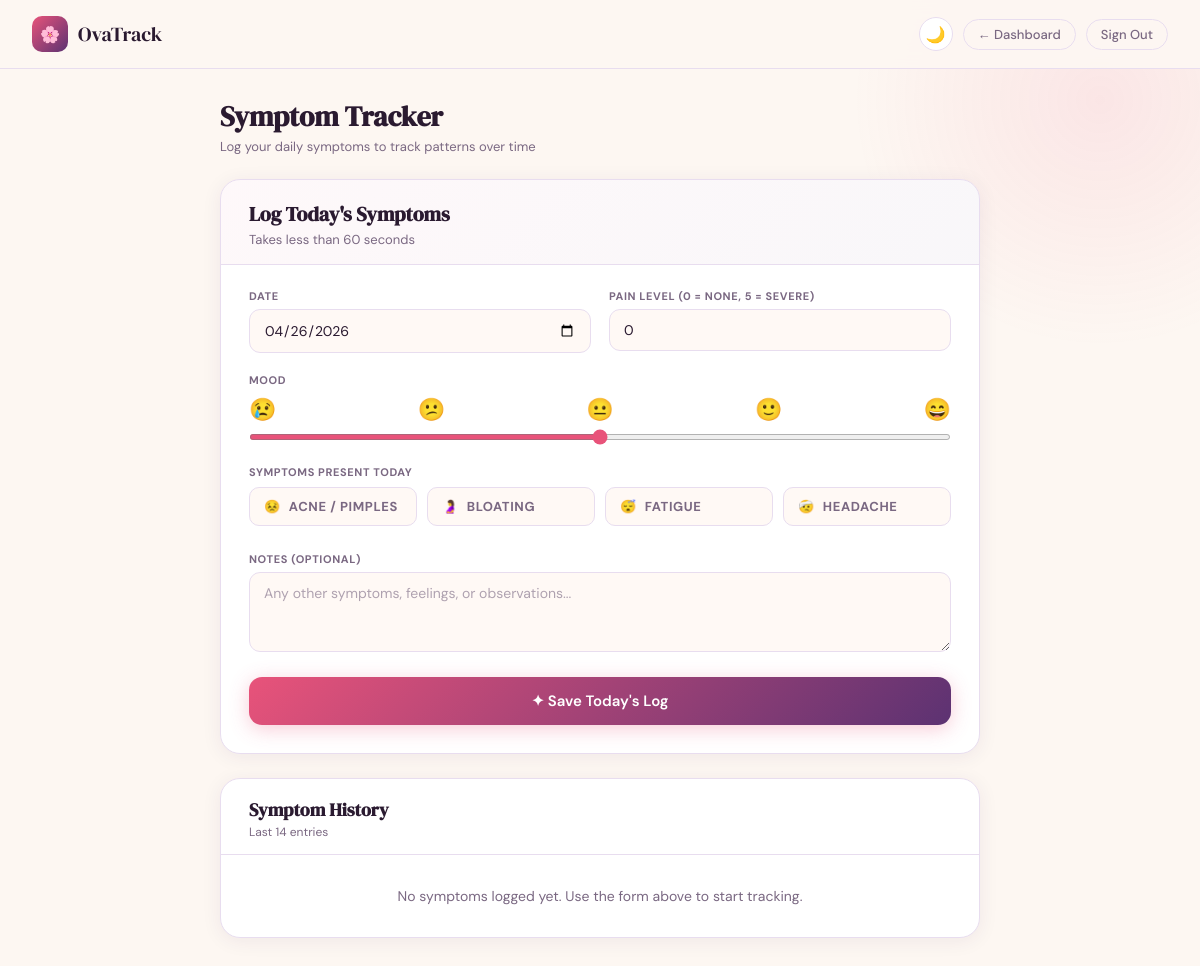
The page /symptoms (signed in) on the database as committed earlier.
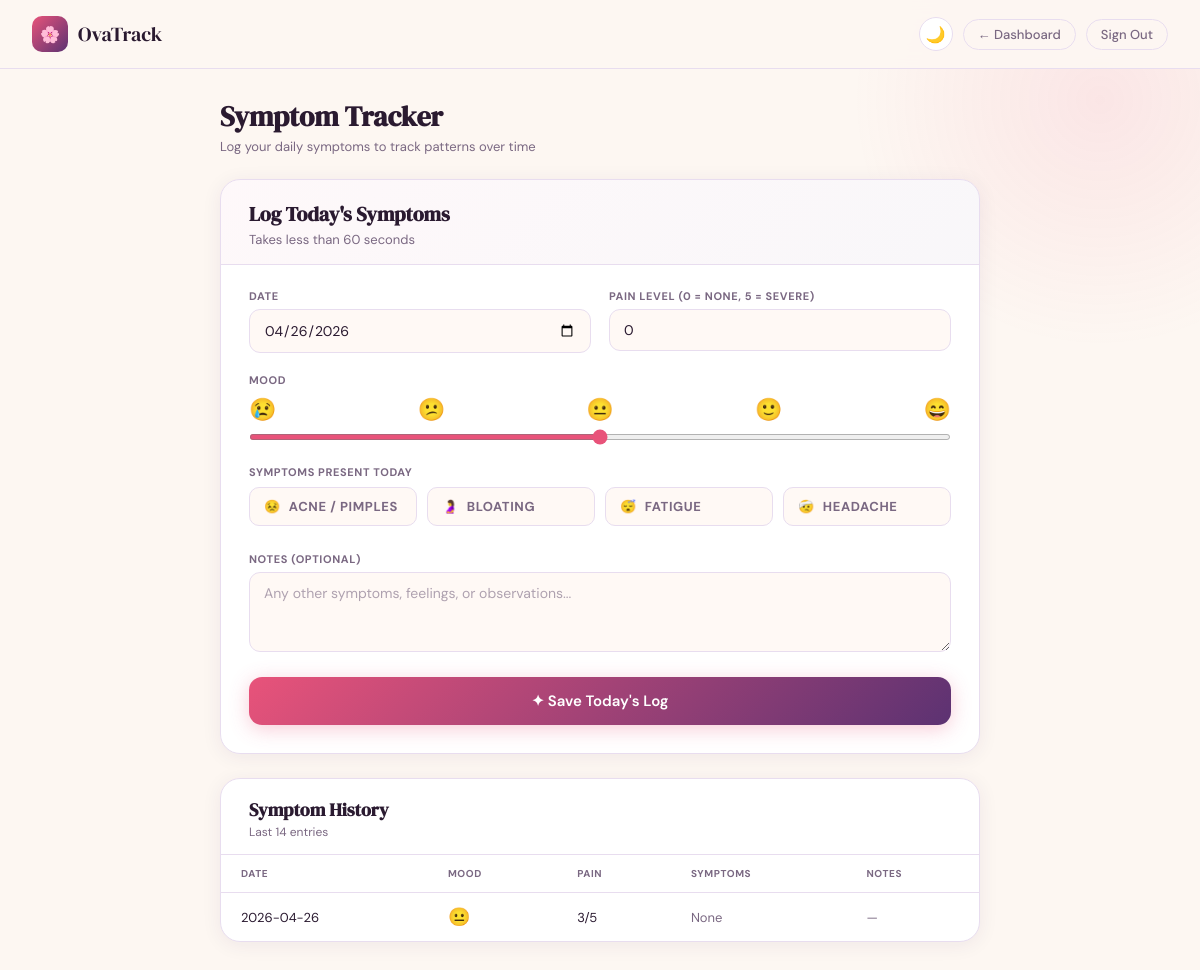
The same page on the database as committed later.
### tables this page shows
CREATE TABLE symptoms (
            id         INTEGER PRIMARY KEY AUTOINCREMENT,
            user_id    INTEGER NOT NULL,
            log_date   TEXT NOT NULL,
            mood       INTEGER,
            pain_level INTEGER,
            acne       INTEGER DEFAULT 0,
            bloating   INTEGER DEFAULT 0,
            fatigue    INTEGER DEFAULT 0,
            headache   INTEGER DEFAULT 0,
            notes      TEXT,
            created    TEXT DEFAULT (datetime('now'))
        );

### app.py (the view, shortened to what this page needs)
@app.route('/symptoms', methods=['GET','POST'])
@login_required
def symptoms():
    uid     = session['user_id']
    message = None
    with get_db() as db:
        logs = db.execute(
            "SELECT * FROM symptoms WHERE user_id=? ORDER BY log_date DESC LIMIT 14",(uid,)
        ).fetchall()
    return render_template('symptoms.html', logs=logs, message=message,
                           today=datetime.today().strftime('%Y-%m-%d'),
                           user_name=session.get('user_name',''))

### app.py (called while the page is built)
def get_db():
    conn = sqlite3.connect(DB)
    conn.row_factory = sqlite3.Row
    return conn

def login_required(f):
    @wraps(f)
    def decorated(*args, **kwargs):
        if not session.get('user_id'):
            return redirect(url_for('login'))
        return f(*args, **kwargs)
    return decorated

### templates/symptoms.html (shortened to what this page needs)
<!DOCTYPE html>
<html lang="en">
<head>
</head>
<body>
<header>
  <div class="logo">
    <div class="logo-icon">🌸</div>
    <div class="logo-text">OvaTrack</div>
  </div>
  <div class="nav-right">
    <button class="theme-btn" onclick="toggleTheme()" id="theme-btn">🌙</button>
    <a href="/dashboard" class="nav-link">
      <span class="lang-en">← Dashboard</span>
    </a>
    <a href="/signout" class="nav-link">
      <span class="lang-en">Sign Out</span>
    </a>
  </div>
</header>
<div class="page">
  <div class="page-title">
    <h1>
      <span class="lang-en">Symptom Tracker</span>
    </h1>
    <p>
      <span class="lang-en">Log your daily symptoms to track patterns over time</span>
    </p>
  </div>
  <div class="log-card">
    <div class="log-card-hdr">
      <h2>
        <span class="lang-en">Log Today's Symptoms</span>
      </h2>
      <p>
        <span class="lang-en">Takes less than 60 seconds</span>
      </p>
    </div>
    <div class="log-body">
      <form method="POST">
        <div class="form-row">
          <div>
            <label>
              <span class="lang-en">DATE</span>
            </label>
            <input type="date" name="log_date" value="{{ today }}" required>
          </div>
          <div>
            <label>
              <span class="lang-en">PAIN LEVEL (0 = NONE, 5 = SEVERE)</span>
            </label>
            <input type="number" name="pain_level" min="0" max="5" value="0">
          </div>
        </div>
        <div class="mood-row">
          <label>
            <span class="lang-en">MOOD</span>
          </label>
          <div class="mood-track">
            <span>😢</span><span>😕</span><span>😐</span><span>🙂</span><span>😄</span>
          </div>
          <input type="range" name="mood" min="1" max="5" value="3">
        </div>
        <div class="check-section">
          <label>
            <span class="lang-en">SYMPTOMS PRESENT TODAY</span>
          </label>
          <div class="check-grid">
            <label class="check-item">
              <div class="check-box">
                😣
                <span class="lang-en">Acne / Pimples</span>
              </div>
            </label>
            <label class="check-item">
              <div class="check-box">
                🤰
                <span class="lang-en">Bloating</span>
              </div>
            </label>
            <label class="check-item">
              <div class="check-box">
                😴
                <span class="lang-en">Fatigue</span>
              </div>
            </label>
            <label class="check-item">
              <div class="check-box">
                🤕
                <span class="lang-en">Headache</span>
              </div>
            </label>
          </div>
        </div>
        <div style="margin-bottom:20px">
          <label>
            <span class="lang-en">NOTES (OPTIONAL)</span>
          </label>
          <textarea name="notes" id="notes-area"></textarea>
        </div>
        <button type="submit" class="submit-btn" id="submit-btn">
          ✦ <span class="lang-en">Save Today's Log</span><span class="lang-hi">आज का लॉग सहेजें</span>
        </button>
      </form>
    </div>
  </div>
  <div class="hist-card">
    <div class="hist-hdr">
      <h2>
        <span class="lang-en">Symptom History</span>
      </h2>
      <p>
        <span class="lang-en">Last 14 entries</span>
      </p>
    </div>
    {% if logs %}
      <table>
        <thead>
          <tr>
            <th><span class="lang-en">Date</span><span class="lang-hi">तारीख</span></th>
            <th><span class="lang-en">Mood</span><span class="lang-hi">मूड</span></th>
            <th><span class="lang-en">Pain</span><span class="lang-hi">दर्द</span></th>
            <th><span class="lang-en">Symptoms</span><span class="lang-hi">लक्षण</span></th>
            <th><span class="lang-en">Notes</span><span class="lang-hi">नोट्स</span></th>
          </tr>
        </thead>
        <tbody>
          {% set mood_emoji = ['😢','😕','😐','🙂','😄'] %}
          {% for s in logs %}
          <tr>
            <td>{{ s.log_date }}</td>
            <td style="font-size:18px">{{ mood_emoji[s.mood - 1] if s.mood and s.mood >= 1 and s.mood <= 5 else '😐' }}</td>
            <td>{{ s.pain_level }}/5</td>
            <td>
              {% if not s.acne and not s.bloating and not s.fatigue and not s.headache %}
                <span style="color:var(--muted)"><span class="lang-en">None</span><span class="lang-hi">कोई नहीं</span></span>
              {% endif %}
            </td>
            <td style="color:var(--muted);max-width:200px;overflow:hidden;white-space:nowrap;text-overflow:ellipsis">
              {{ s.notes or '—' }}
            </td>
          </tr>
          {% endfor %}
        </tbody>
      </table>
    {% else %}
      <div class="no-data">
        <span class="lang-en">No symptoms logged yet. Use the form above to start tracking.</span>
      </div>
    {% endif %}
  </div>
</div>
</body>
</html>

Rows that differ between the two databases and show on the page:
added symptoms: log_date "2026-04-26", mood "😐", pain_level "3", acne "None", notes "—"
Other text that changed with them:
text no longer shown: "No symptoms logged yet. Use the form above to start tracking."
text now shown: "DATE MOOD PAIN SYMPTOMS NOTES"
